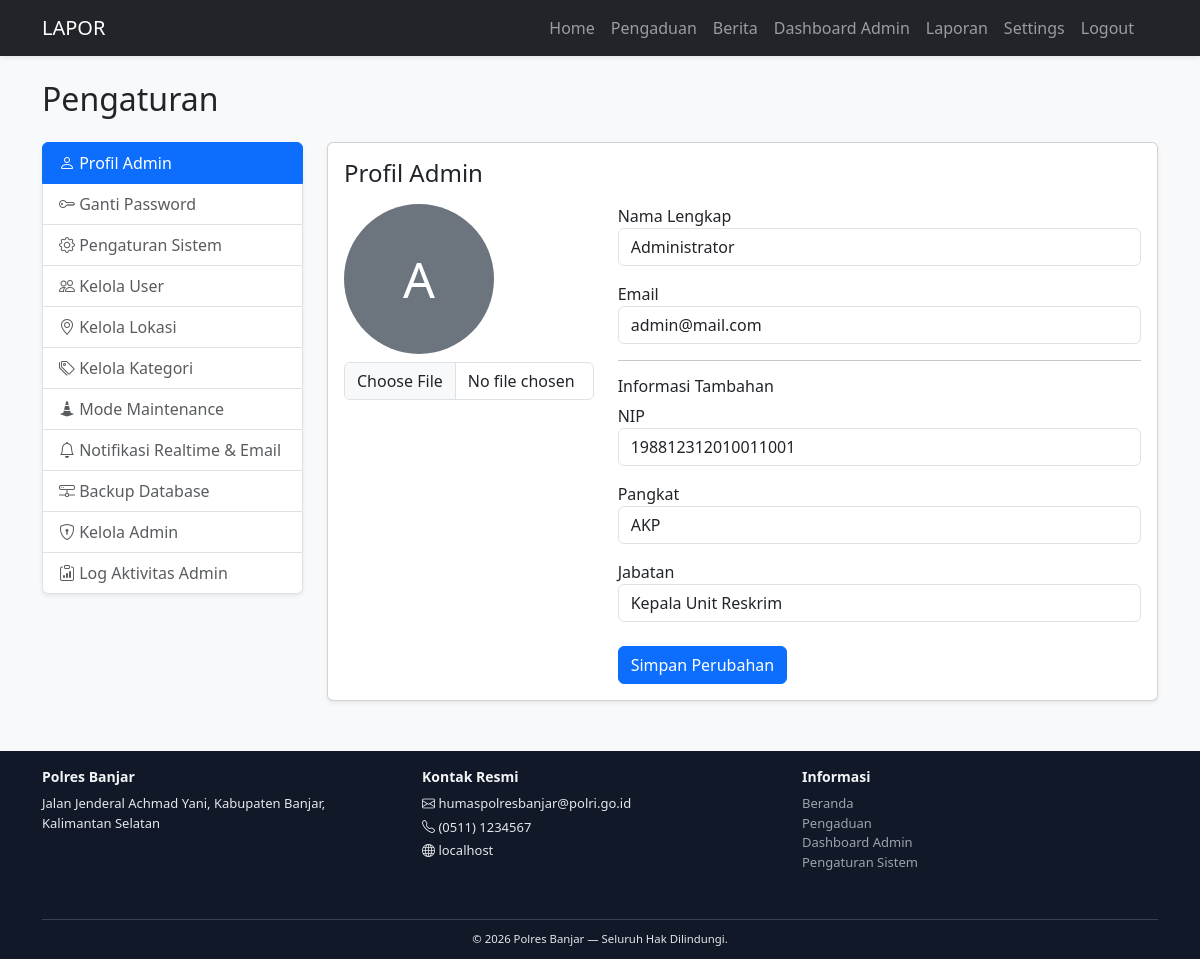
The app's page /settings (signed in) with its own data.
### tables this page shows
CREATE TABLE `users` (
  `id_user` int(11) NOT NULL,
  `nama_lengkap` varchar(100) NOT NULL,
  `email` varchar(100) NOT NULL,
  `password` varchar(255) NOT NULL,
  `role` enum('admin','user','public') DEFAULT 'user',
  `no_hp` varchar(20) DEFAULT NULL,
  `alamat` text DEFAULT NULL,
  `created_at` timestamp NOT NULL DEFAULT current_timestamp(),
  `foto_profil` varchar(255) DEFAULT NULL
);

CREATE TABLE `admin_detail` (
  `id_detail` int(11) NOT NULL,
  `id_admin` int(11) NOT NULL,
  `nip` varchar(30) DEFAULT NULL,
  `pangkat` varchar(50) DEFAULT NULL,
  `jabatan` varchar(100) DEFAULT NULL,
  `unit_kerja` varchar(100) DEFAULT NULL,
  `no_telpon` varchar(20) DEFAULT NULL,
  `tgl_dibuat` timestamp NULL DEFAULT current_timestamp()
);

### index.php (called while the page is built, shortened)
<?php
$page = isset($_GET['page']) ? $_GET['page'] : 'home';
include 'views/header.php';
include route($page);
include 'views/footer.php';

### views/settings_admin/profil.php (the view, shortened to what this page needs)
<?php
$id_admin = $_SESSION['id_user'];
$admin = mysqli_fetch_assoc(mysqli_query($conn,
    "SELECT * FROM users WHERE id_user = $id_admin"
));
$detail = mysqli_fetch_assoc(mysqli_query($conn,
    "SELECT * FROM admin_detail WHERE id_admin = $id_admin"
));
?>
<h4 class="mb-3">Profil Admin</h4>
<form method="post" enctype="multipart/form-data">
<div class="row">
    <div class="col-md-4 text-center">
        <?php if (!empty($admin['foto_profil'])): ?>
            <img src="assets/img/<?= $admin['foto_profil'] ?>"
                 class="rounded-circle img-thumbnail mb-3" width="150">
        <?php else: ?>
            <div class="rounded-circle bg-secondary text-white d-flex justify-content-center align-items-center"
                 style="width:150px;height:150px;font-size:50px;">
                <?= strtoupper(substr($admin['nama_lengkap'],0,1)) ?>
            </div>
        <?php endif; ?>
        <input type="file" name="foto" class="form-control mt-2">
    </div>
    <div class="col-md-8">
        <div class="mb-3">
            <label>Nama Lengkap</label>
            <input type="text" name="nama" class="form-control"
                   value="<?= $admin['nama_lengkap'] ?>" required>
        </div>
        <div class="mb-3">
            <label>Email</label>
            <input type="email" name="email" class="form-control"
                   value="<?= $admin['email'] ?>" required>
        </div>
        <hr>
        <h6>Informasi Tambahan</h6>
        <div class="mb-3">
            <label>NIP</label>
            <input type="text" name="nip" class="form-control"
                   value="<?= $detail['nip'] ?? '' ?>">
        </div>
        <div class="mb-3">
            <label>Pangkat</label>
            <input type="text" name="pangkat" class="form-control"
                   value="<?= $detail['pangkat'] ?? '' ?>">
        </div>
        <div class="mb-3">
            <label>Jabatan</label>
            <input type="text" name="jabatan" class="form-control"
                   value="<?= $detail['jabatan'] ?? '' ?>">
        </div>
        <button class="btn btn-primary mt-2">Simpan Perubahan</button>
    </div>
</div>
</form>

### views/header.php (style rules this page uses)
html, body { height: 100%; margin: 0; }
body { display: flex; flex-direction: column; background-color: #f8f9fa; }

### records on screen
users: nama_lengkap "A", nama "Administrator", email "admin@mail.com"
admin_detail: nip "198812312010011001", pangkat "AKP", jabatan "Kepala Unit Reskrim"

### other values on screen
sys('site_name', 'LAPOR') "LAPOR"
$get('site_name', 'Polres Banjar') "Polres Banjar"
$get('email_service', 'humaspolresbanjar@polri.go.id') "humaspolresbanjar@polri.go.id"
$get('whatsapp', '(0511) 1234567') "(0511) 1234567"
$_SERVER['HTTP_HOST'] "localhost"
